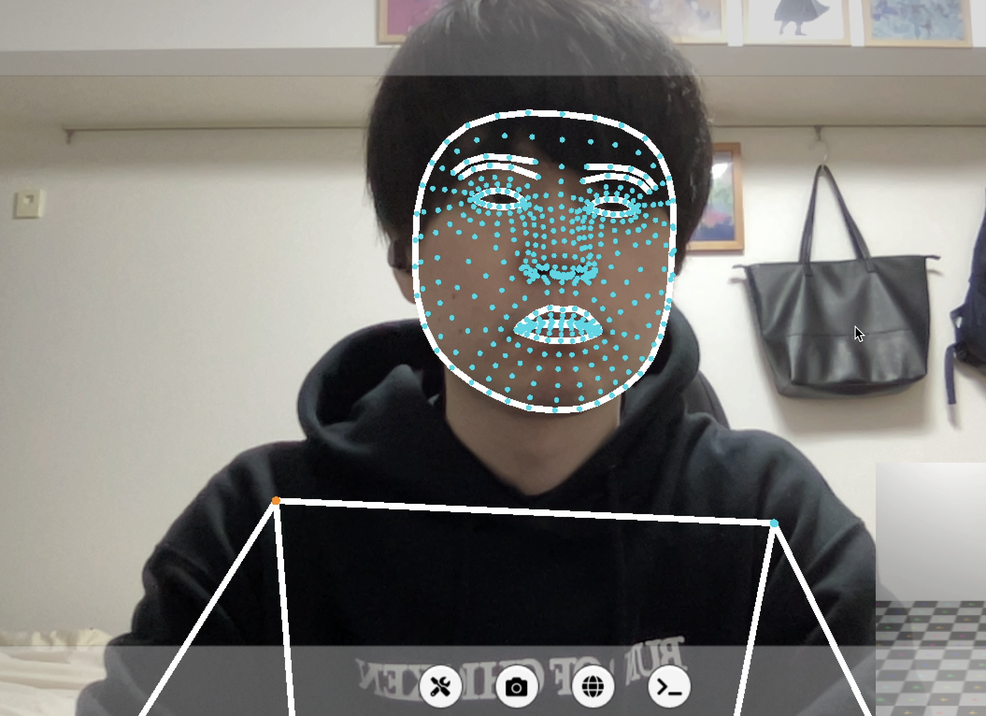
#> input picture imgs/base.png, 986 x 716 px, shrunk from 2110 x 1532 before the run
$ python alphablend.py
#> lines starting #> are read from the running program, lines starting #| are printed output that depends on the picture
from audioop import add
import cv2
import numpy as np

base_img = cv2.imread('imgs/base.png')
#> base_img is the input picture: shape (716, 986, 3); mean B, G, R 118.2, 122.4, 123.8
add_img = cv2.imread('imgs/add.png')
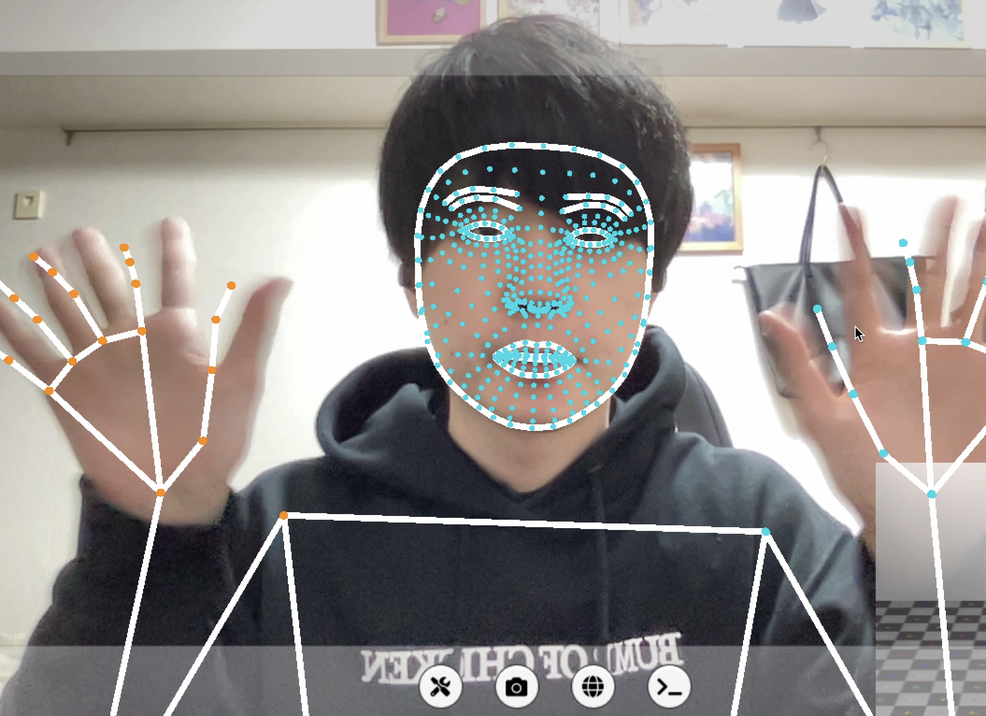
#> input picture imgs/add.png, 986 x 716 px, shrunk from 2110 x 1532 before the run
#> add_img is the input picture: shape (716, 986, 3); mean B, G, R 138.3, 141.3, 146.3

alpha = 0.6
dst = cv2.addWeighted(base_img, alpha, add_img, 1-alpha, 0)
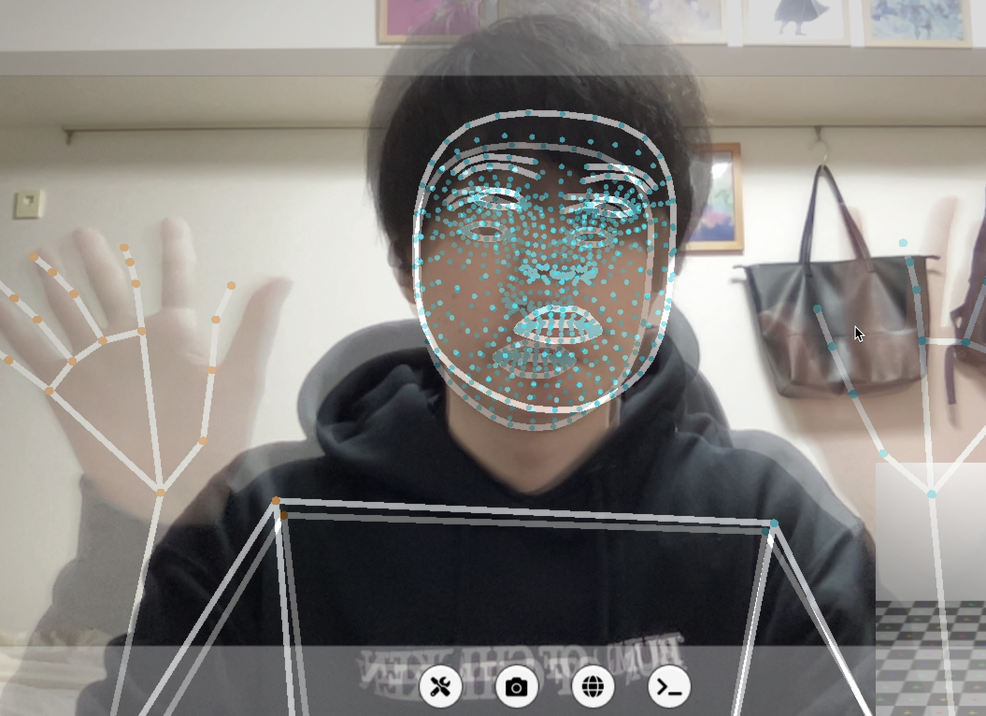
#> dst: shape (716, 986, 3); mean B, G, R 126.2, 129.9, 132.8

# cv2.imshow("base", base_img)
cv2.imshow("dst", dst)
cv2.waitKey(0)
cv2.destroyAllWindows()
